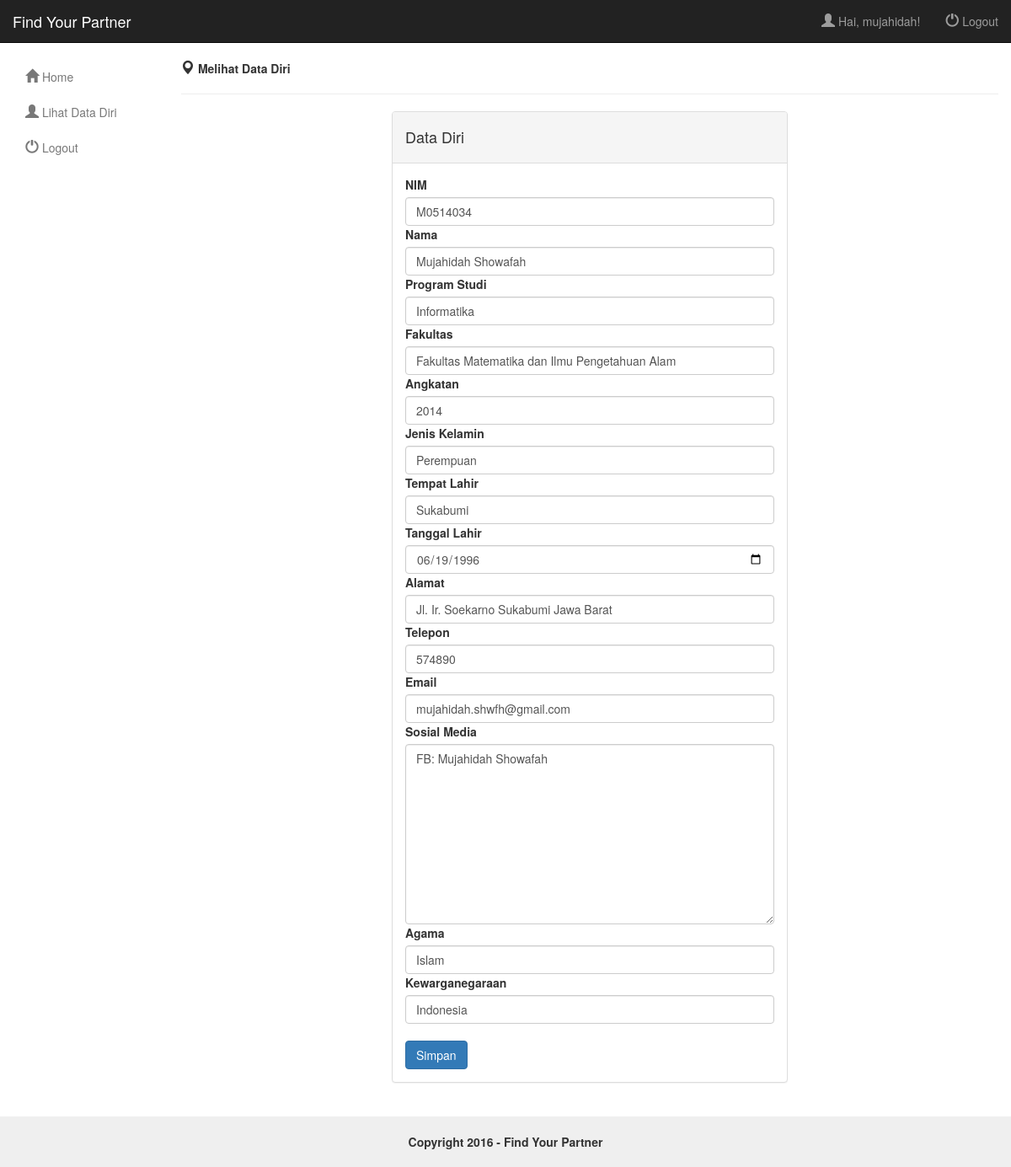
The app's page /datadirimember.php (signed in), older data.
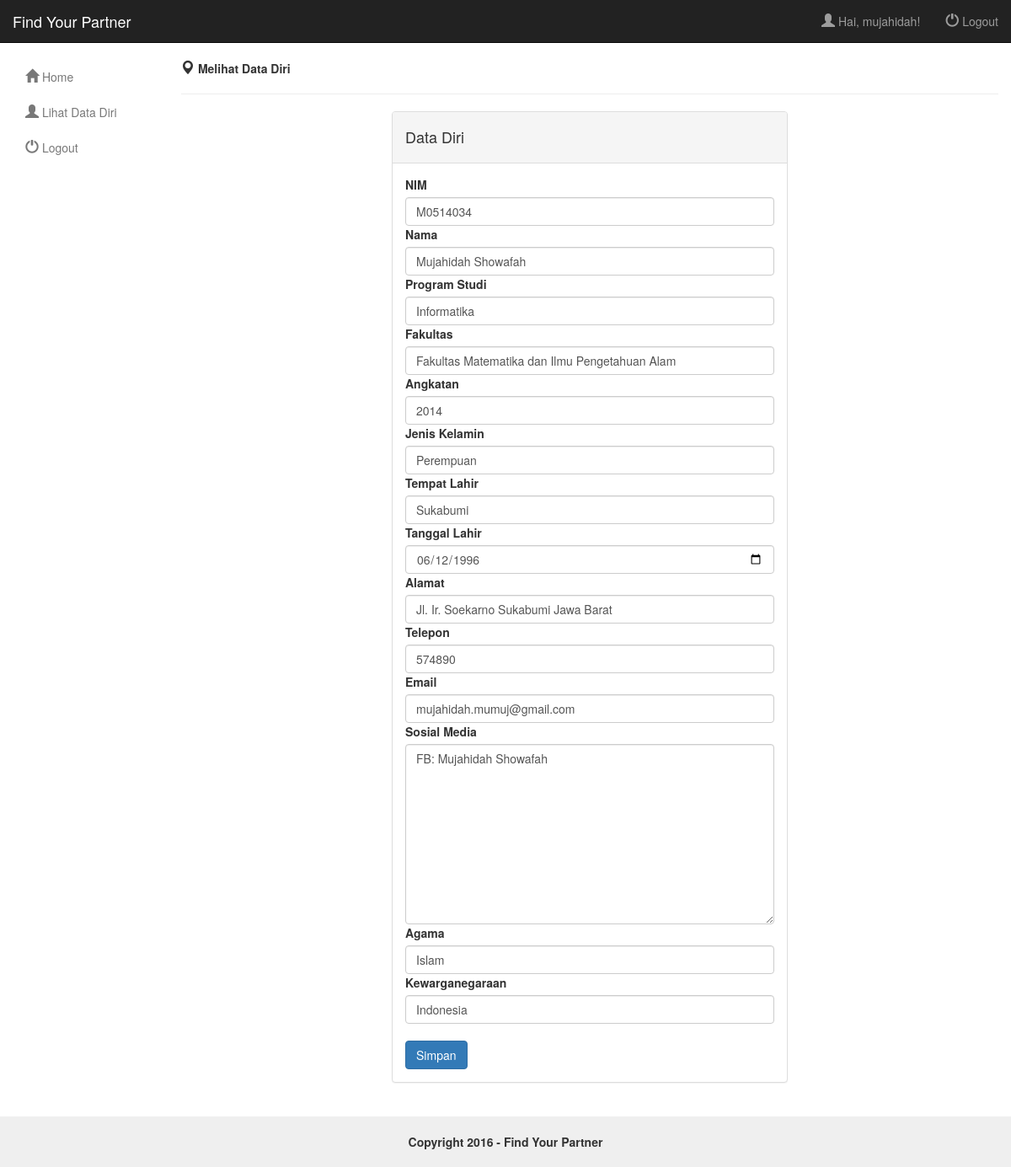
The same page, newer data.
### tables this page shows
CREATE TABLE `mahasiswa` (
  `nim` varchar(12) NOT NULL,
  `nama` varchar(50) NOT NULL,
  `prodi` varchar(60) NOT NULL,
  `fakultas` varchar(60) NOT NULL,
  `angkatan` int(4) NOT NULL,
  `jenis_kelamin` varchar(10) NOT NULL,
  `tempat_lahir` varchar(25) NOT NULL,
  `tanggal_lahir` date NOT NULL,
  `alamat` varchar(60) NOT NULL,
  `telepon` int(15) NOT NULL,
  `email` varchar(40) NOT NULL,
  `sosmed` text NOT NULL,
  `agama` varchar(20) NOT NULL,
  `kewarganegaraan` varchar(15) NOT NULL
);

### fungsi.php (called while the page is built)
<?php
	include("koneksiall.php");
	function getData($username){
		global $koneksi;
		$sql = "SELECT mahasiswa.nim, mahasiswa.nama, mahasiswa.prodi, mahasiswa.fakultas, mahasiswa.angkatan, mahasiswa.jenis_kelamin,
                   mahasiswa.tempat_lahir, mahasiswa.tanggal_lahir, mahasiswa.alamat, mahasiswa.telepon, mahasiswa.email, mahasiswa.sosmed,
                   mahasiswa.agama, mahasiswa.kewarganegaraan
            FROM mahasiswa
            INNER JOIN user
            ON mahasiswa.nim = user.nim AND user.username = '$username'";
    $result = mysqli_query($koneksi, $sql);
		if (mysqli_num_rows($result) > 0) {
			$row = mysqli_fetch_assoc($result);
			return $row;
		}
		return null;
	}
 ?>

### datadirimember.php (the view, shortened to what the changed rows need)
<?php
    include ("fungsi.php");
    $data = getData($_SESSION['username']);
?>
<!DOCTYPE html>
<html lang="en">
	<head>
		<link href="css/bootstrap.min.css" rel="stylesheet">
		<link href="css/styles.css" rel="stylesheet">
	</head>
	<body>
<div class="container-fluid">
    <div class="row">
        <div class="col-sm-10">
            <div class="row">
              <div class="col-md-6">
                <div class="panel panel-default">
                    <div class="panel-body">
                      <form role="form" action="updatedatadirimember.php" method="post">
                        <div class="control-group">
                            <div class="controls">
                                <input type="text" name="nim" class="form-control" value="<?php echo $data['nim'];?>" placeholder="Masukkan NIM Anda">
                            </div>
                        </div>
                        <div class="control-group">
                            <div class="controls">
                                <input type="text" name="nama" class="form-control" value="<?php echo $data['nama'];?>" placeholder="Masukkan Nama Anda">
                            </div>
                        </div>
                        <div class="control-group">
                            <div class="controls">
                                <input type="text" name="prodi" class="form-control" value="<?php echo $data['prodi'];?>" placeholder="Program Studi Anda">
                            </div>
                        </div>
                        <div class="control-group">
                            <div class="controls">
                                <input type="text" name="fakultas" class="form-control" value="<?php echo $data['fakultas'];?>" placeholder="Fakultas Anda">
                            </div>
                        </div>
                        <div class="control-group">
                            <div class="controls">
                                <input type="text" name="angkatan" class="form-control" value="<?php echo $data['angkatan'];?>" placeholder="Masukkan Angkatan Anda">
                            </div>
                        </div>
                        <div class="control-group">
                            <div class="controls">
                                <input type="text" name="jenis_kelamin" class="form-control" value="<?php echo $data['jenis_kelamin'];?>" placeholder="Jenis Kelamin Anda">
                            </div>
                        </div>
                        <div class="control-group">
                            <div class="controls">
                                <input type="text" name="tempat_lahir" class="form-control" value="<?php echo $data['tempat_lahir'];?>" placeholder="Tempat Lahir Anda">
                            </div>
                        </div>
                        <div class="control-group">
                            <div class="controls">
                                <input type="date" name="tanggal_lahir" class="form-control" value="<?php echo $data['tanggal_lahir'];?>" placeholder="Tanggal Lahir Anda">
                            </div>
                        </div>
                        <div class="control-group">
                            <div class="controls">
                                <input type="text" name="alamat" class="form-control" value="<?php echo $data['alamat'];?>" placeholder="Masukkan Alamat Anda">
                            </div>
                        </div>
                        <div class="control-group">
                            <div class="controls">
                                <input type="text" name="telepon" class="form-control" value="<?php echo $data['telepon'];?>" placeholder="Nomor Telepon Anda">
                            </div>
                        </div>
                        <div class="control-group">
                            <div class="controls">
                                <input type="text" name="email" class="form-control" value="<?php echo $data['email'];?>" placeholder="Masukkan Email Anda">
                            </div>
                        </div>
                        <div class="control-group">
                            <div class="controls">
                                <textarea class="form-control" cols="50" rows="10" name="sosmed" placeholder="Sosial Media Anda"><?php echo $data['sosmed'];?></textarea>
                            </div>
                        </div>
                        <div class="control-group">
                            <div class="controls">
                                <input type="text" name="agama" class="form-control" value="<?php echo $data['agama'];?>" placeholder="Agama Anda">
                            </div>
                        </div>
                        <div class="control-group">
                            <div class="controls">
                                <input type="text" name="kewarganegaraan" class="form-control" value="<?php echo $data['kewarganegaraan'];?>" placeholder="Kewarganegaraan Anda">
                            </div>
                        </div>
                      </form>
                    </div>
                </div>
              </div>
            </div>
        </div>
    </div>
</div>
	</body>
</html>

Row changes from the older to the newer data that the page shows:
changed mahasiswa "Mujahidah Showafah": tanggal_lahir "06/19/1996" → "06/12/1996"; email "mujahidah.shwfh@gmail.com" → "mujahidah.mumuj@gmail.com"
